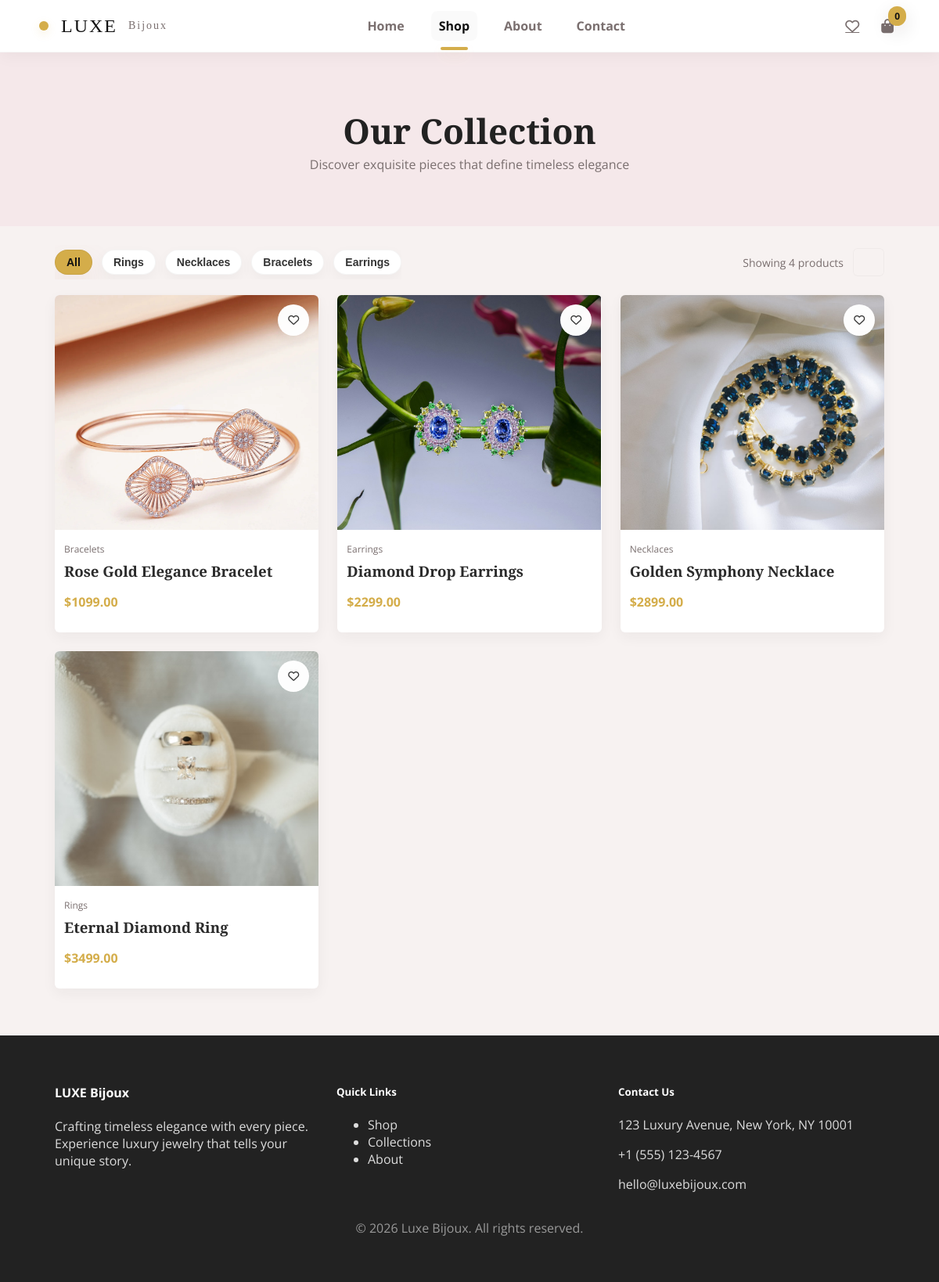
Page /shop/ on the earlier database version.
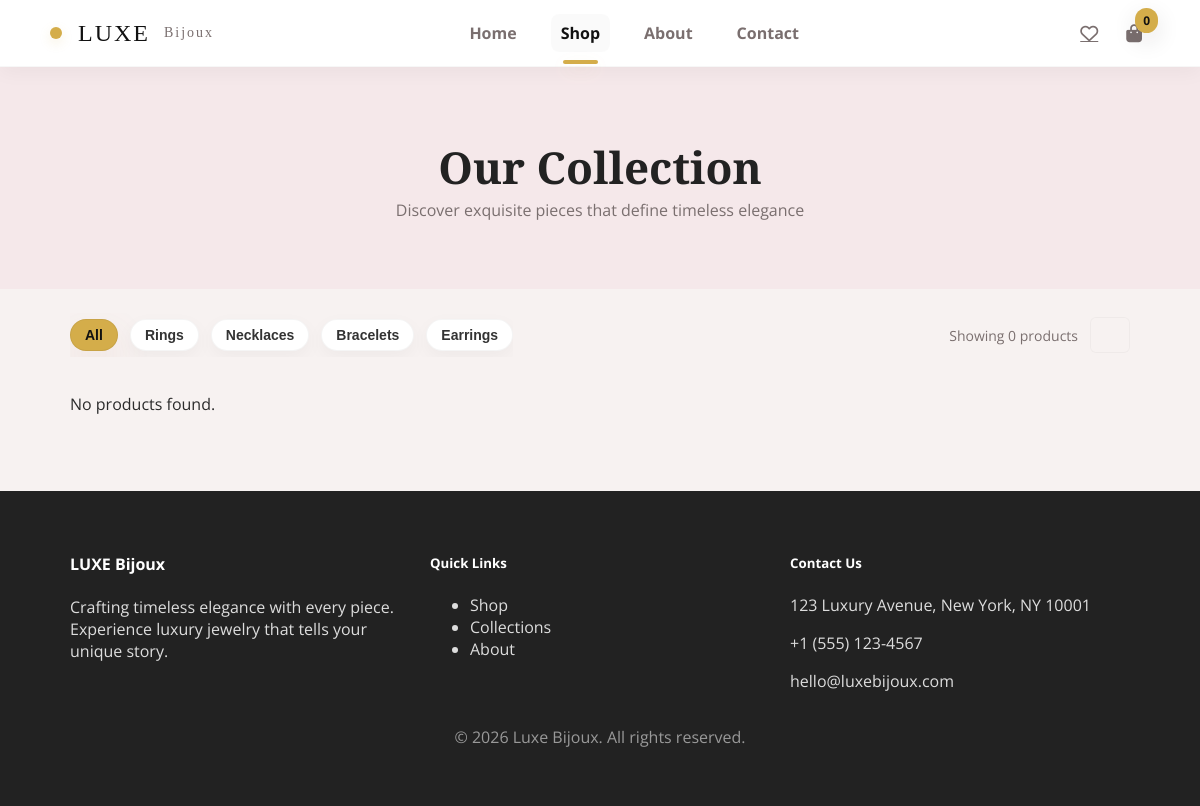
Same page on the later database version.
### app1/models.py (models this page shows, shortened)
class Category(models.Model):
	name = models.CharField(max_length=100, unique=True)
	slug = models.SlugField(max_length=120, unique=True)
	class Meta:
		verbose_name_plural = 'categories'

class Product(models.Model):
	name = models.CharField(max_length=200)
	description = models.TextField(blank=True)
	price = models.DecimalField(max_digits=10, decimal_places=2)
	stock = models.PositiveIntegerField(default=0)
	category = models.ForeignKey(Category, null=True, blank=True, on_delete=models.SET_NULL, related_name='products')
	image = _UploadField(upload_to='products/', null=True, blank=True)
	created_at = models.DateTimeField(auto_now_add=True)
	updated_at = models.DateTimeField(auto_now=True)
	class Meta:
		ordering = ['-created_at']

### app1/views.py (the view)
# urls.py: path('shop/', views.shop, name='shop'),
def shop(request):
	products = Product.objects.select_related('category').all()
	categories = Category.objects.all()
	wishlist = request.session.get('wishlist', [])
	wishlist_ids = set(int(pk) for pk in wishlist) if wishlist else set()
	return render(request, 'shop.html', {'products': products, 'categories': categories, 'wishlist_ids': wishlist_ids})

### app1/context_processors.py (called while the page is built)
def cart_item_count(request):
    cart = request.session.get('cart', {})
    total = 0
    try:
        if isinstance(cart, dict):
            for v in cart.values():
                try:
                    total += int(v)
                except Exception:
                    continue
    except Exception:
        total = 0
    return {'cart_item_count': total}

### templates/shop.html (shortened to what this page needs)
{% extends 'base.html' %}
{% block content %}
<main>
  <section class="hero hero-collection" style="background:#f5e8ea;padding:56px 0;margin-bottom:24px;">
    <div class="container hero-inner">
      <h1 style="font-size:44px;margin:8px 0;color:#222;font-family:'Playfair Display',serif;text-align:center">Our Collection</h1>
      <p class="muted" style="text-align:center;max-width:760px;margin:8px auto 0;color:var(--muted)">Discover exquisite pieces that define timeless elegance</p>
    </div>
  </section>
  <section class="container" style="padding-bottom:20px">
    <div style="display:flex;align-items:center;justify-content:space-between;gap:14px;flex-wrap:wrap;margin-bottom:18px">
      <div class="filters" id="categoryFilters" style="display:flex;gap:12px;align-items:center;flex-wrap:wrap">
        <button class="btn btn-ghost filter-btn" data-category="" aria-pressed="true">All</button>
        {% for c in categories %}
          <button class="btn btn-ghost filter-btn" data-category="{{ c.slug }}">{{ c.name }}</button>
        {% endfor %}
      </div>
      <div style="display:flex;gap:12px;align-items:center">
        <div style="color:var(--muted);font-size:14px">Showing {{ products|length }} products</div>
        <input aria-label="Sort or filter" placeholder="" style="border:0;background:transparent;width:40px;height:36px;border-radius:6px;box-shadow:inset 0 0 0 1px rgba(0,0,0,0.03);">
      </div>
    </div>
    <div class="grid products-grid">
  {% for p in products %}
  <article class="card product-card reveal" data-category="{% if p.category %}{{ p.category.slug }}{% endif %}">
        <div class="media" style="background-image: url('{% if p.image %}{{ p.image.url }}{% else %}https://via.placeholder.com/400x280{% endif %}'); background-size:cover; background-position:center; min-height:220px; position:relative;">
          <form method="post" action="{% url 'app1:wishlist-add' %}" class="wishlist-form" style="display:inline">
            <button class="wishlist icon-btn" aria-label="Add to wishlist" title="Add to favorites" data-product-id="{{ p.pk }}">
              {% if wishlist_ids and p.pk in wishlist_ids %}
                <i class="fa-solid fa-heart" aria-hidden="true"></i>
              {% else %}
                <i class="fa-regular fa-heart" aria-hidden="true"></i>
              {% endif %}
            </button>
          </form>
        </div>
        <div class="card-body">
          <small class="category">{% if p.category %}{{ p.category.name }}{% else %}-{% endif %}</small>
          <h3 class="product-title">{{ p.name }}</h3>
          <p class="price">${{ p.price }}</p>
        </div>
      </article>
      {% empty %}
      <p>No products found.</p>
      {% endfor %}
    </div>
  </section>
</main>
{% endblock %}

### templates/base.html (shortened to what this page needs)
{% load static %}
<!doctype html>
<html lang="fr">
<head>
  <link rel="stylesheet" href="https://cdnjs.cloudflare.com/ajax/libs/font-awesome/6.4.0/css/all.min.css">
  <link rel="stylesheet" href="{% static 'css/styles.css' %}">
</head>
<body {% block body_attrs %}{% endblock %}>
  <header class="site-header">
    <div class="container header-inner">
      <div class="brand"><a href="{% url 'app1:index' %}">LUXE <span>Bijoux</span></a></div>
      <nav class="main-nav" id="mainNav">
        {% if request.resolver_match %}
          {% with current=request.resolver_match.url_name %}
            <a href="{% url 'app1:index' %}" class="{% if current == 'index' %}active{% endif %}">Home</a>
            <a href="{% url 'app1:shop' %}" class="{% if current == 'shop' %}active{% endif %}">Shop</a>
            <a href="{% url 'app1:about' %}" class="{% if current == 'about' %}active{% endif %}">About</a>
            <a href="{% url 'app1:contact' %}" class="{% if current == 'contact' %}active{% endif %}">Contact</a>
          {% endwith %}
        {% else %}
            <a href="{% url 'app1:index' %}">Home</a>
            <a href="{% url 'app1:shop' %}">Shop</a>
            <a href="{% url 'app1:about' %}">About</a>
            <a href="{% url 'app1:contact' %}">Contact</a>
        {% endif %}
      </nav>
      <div class="header-actions" aria-label="Header actions">
  <a href="{% url 'app1:wishlist' %}" class="icon-btn wishlist" aria-label="Wishlist" title="View wishlist"><i class="far fa-heart" aria-hidden="true"></i></a>
  <a href="{% url 'app1:cart' %}" class="icon-btn cart" aria-label="Cart" title="View cart">
          <i class="fas fa-shopping-bag" aria-hidden="true"></i>
          <span class="cart-badge" aria-hidden="true">{{ cart_item_count|default:0 }}</span>
        </a>
      </div>
    </div>
  </header>
  {% block content %}{% endblock %}
  <footer class="site-footer">
    <div class="container footer-grid">
      <div>
        <h4>LUXE Bijoux</h4>
        <p>Crafting timeless elegance with every piece. Experience luxury jewelry that tells your unique story.</p>
      </div>
      <div>
        <h5>Quick Links</h5>
        <ul>
          <li><a href="{% url 'app1:shop' %}">Shop</a></li>
          <li><a href="#">Collections</a></li>
          <li><a href="{% url 'app1:about' %}">About</a></li>
        </ul>
      </div>
      <div>
        <h5>Contact Us</h5>
        <p>123 Luxury Avenue, New York, NY 10001</p>
        <p>+1 (555) 123-4567</p>
        <p>hello@luxebijoux.com</p>
      </div>
    </div>
    <div class="container copyright">© 2026 Luxe Bijoux. All rights reserved.</div>
  </footer>
</body>
</html>

Differences in the rows shown:
removed Product: image (picture), category.name "Bracelets", name "Rose Gold Elegance Bracelet", price "1099.00"
removed Product: image (picture), category.name "Earrings", name "Diamond Drop Earrings", price "2299.00"
removed Product: image (picture), category.name "Necklaces", name "Golden Symphony Necklace", price "2899.00"
removed Product: image (picture), category.name "Rings", name "Eternal Diamond Ring", price "3499.00"
Other differences:
{{ products|length }}: "4" → "0"
text now shown: "No products found."
